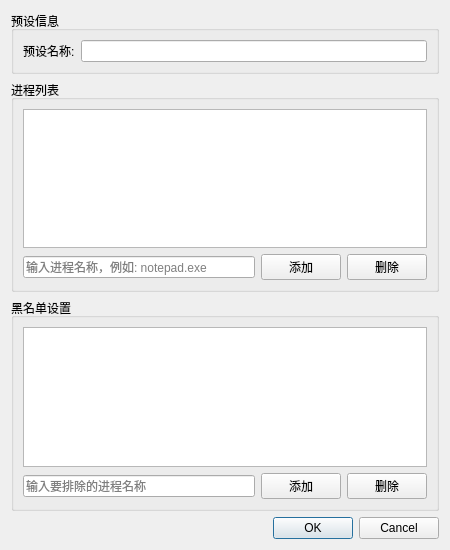
<?xml version="1.0" encoding="UTF-8"?>
<ui version="4.0">
 <class>ProcessPresetDialog</class>
 <widget class="QDialog" name="ProcessPresetDialog">
  <property name="geometry">
   <rect>
    <x>0</x>
    <y>0</y>
    <width>450</width>
    <height>550</height>
   </rect>
  </property>
  <property name="windowTitle">
   <string>进程预设编辑</string>
  </property>
  <layout class="QVBoxLayout" name="verticalLayout_main">
   <item>
    <widget class="QGroupBox" name="presetInfoGroupBox">
     <property name="title">
      <string>预设信息</string>
     </property>
     <layout class="QFormLayout" name="formLayout">
      <item row="0" column="0">
       <widget class="QLabel" name="presetNameLabel">
        <property name="text">
         <string>预设名称:</string>
        </property>
       </widget>
      </item>
      <item row="0" column="1">
       <widget class="QLineEdit" name="presetNameLineEdit"/>
      </item>
     </layout>
    </widget>
   </item>
   <item>
    <widget class="QGroupBox" name="processListGroupBox">
     <property name="title">
      <string>进程列表</string>
     </property>
     <layout class="QVBoxLayout" name="verticalLayout">
      <item>
       <widget class="QListWidget" name="processListWidget"/>
      </item>
      <item>
       <layout class="QHBoxLayout" name="horizontalLayout">
        <item>
         <widget class="QLineEdit" name="processLineEdit">
          <property name="placeholderText">
           <string>输入进程名称，例如: notepad.exe</string>
          </property>
         </widget>
        </item>
        <item>
         <widget class="QPushButton" name="addButton">
          <property name="text">
           <string>添加</string>
          </property>
         </widget>
        </item>
        <item>
         <widget class="QPushButton" name="removeButton">
          <property name="text">
           <string>删除</string>
          </property>
         </widget>
        </item>
       </layout>
      </item>
     </layout>
    </widget>
   </item>
   <item>
    <widget class="QGroupBox" name="blacklistGroupBox">
     <property name="title">
      <string>黑名单设置</string>
     </property>
     <layout class="QVBoxLayout" name="verticalLayout_3">
      <item>
       <widget class="QListWidget" name="blacklistWidget"/>
      </item>
      <item>
       <layout class="QHBoxLayout" name="horizontalLayout_2">
        <item>
         <widget class="QLineEdit" name="blacklistLineEdit">
          <property name="placeholderText">
           <string>输入要排除的进程名称</string>
          </property>
         </widget>
        </item>
        <item>
         <widget class="QPushButton" name="blacklistAddButton">
          <property name="text">
           <string>添加</string>
          </property>
         </widget>
        </item>
        <item>
         <widget class="QPushButton" name="blacklistRemoveButton">
          <property name="text">
           <string>删除</string>
          </property>
         </widget>
        </item>
       </layout>
      </item>
     </layout>
    </widget>
   </item>
   <item>
    <widget class="QDialogButtonBox" name="buttonBox">
     <property name="orientation">
      <enum>Qt::Orientation::Horizontal</enum>
     </property>
     <property name="standardButtons">
      <set>QDialogButtonBox::StandardButton::Cancel|QDialogButtonBox::StandardButton::Ok</set>
     </property>
    </widget>
   </item>
  </layout>
 </widget>
 <resources/>
 <connections>
  <connection>
   <sender>buttonBox</sender>
   <signal>accepted()</signal>
   <receiver>ProcessPresetDialog</receiver>
   <slot>accept()</slot>
   <hints>
    <hint type="sourcelabel">
     <x>248</x>
     <y>525</y>
    </hint>
    <hint type="destinationlabel">
     <x>157</x>
     <y>434</y>
    </hint>
   </hints>
  </connection>
  <connection>
   <sender>buttonBox</sender>
   <signal>rejected()</signal>
   <receiver>ProcessPresetDialog</receiver>
   <slot>reject()</slot>
   <hints>
    <hint type="sourcelabel">
     <x>316</x>
     <y>525</y>
    </hint>
    <hint type="destinationlabel">
     <x>286</x>
     <y>434</y>
    </hint>
   </hints>
  </connection>
  <connection>
   <sender>buttonBox</sender>
   <signal>clicked(QAbstractButton*)</signal>
   <receiver>ProcessPresetDialog</receiver>
   <slot>onButtonClicked(QAbstractButton*)</slot>
   <hints>
    <hint type="sourcelabel">
     <x>225</x>
     <y>525</y>
    </hint>
    <hint type="destinationlabel">
     <x>225</x>
     <y>275</y>
    </hint>
   </hints>
  </connection>
 </connections>
 <slots>
  <slot>onButtonClicked(QAbstractButton*)</slot>
 </slots>
</ui>
